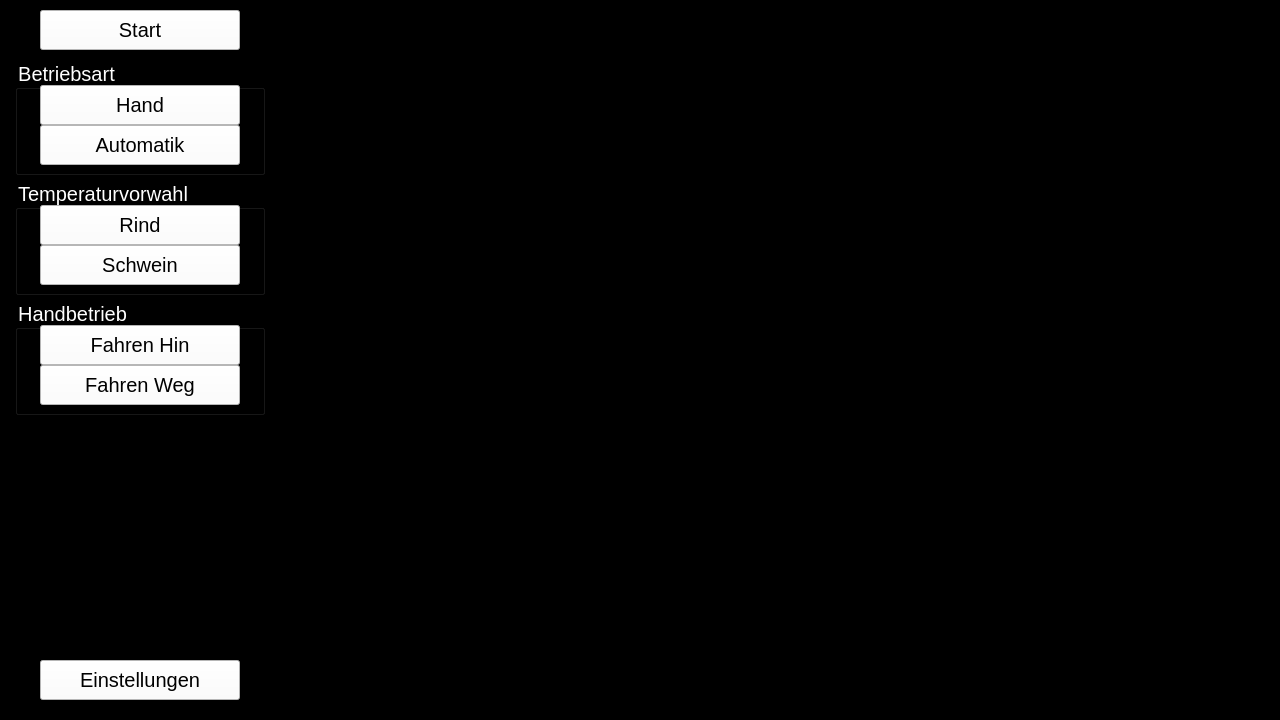
<?xml version="1.0" encoding="UTF-8"?>
<ui version="4.0">
 <class>Visualisierung_Grill</class>
 <widget class="QMainWindow" name="Visualisierung_Grill">
  <property name="geometry">
   <rect>
    <x>0</x>
    <y>0</y>
    <width>1280</width>
    <height>720</height>
   </rect>
  </property>
  <property name="windowTitle">
   <string>Visualisierung_Grill</string>
  </property>
  <property name="styleSheet">
   <string notr="true">background-color:  black;</string>
  </property>
  <widget class="QWidget" name="centralWidget">
   <property name="enabled">
    <bool>true</bool>
   </property>
   <property name="sizePolicy">
    <sizepolicy hsizetype="Fixed" vsizetype="Fixed">
     <horstretch>0</horstretch>
     <verstretch>0</verstretch>
    </sizepolicy>
   </property>
   <property name="minimumSize">
    <size>
     <width>1280</width>
     <height>720</height>
    </size>
   </property>
   <property name="autoFillBackground">
    <bool>false</bool>
   </property>
   <property name="styleSheet">
    <string notr="true"/>
   </property>
   <widget class="Grillposition" name="Spiessposition" native="true">
    <property name="geometry">
     <rect>
      <x>280</x>
      <y>0</y>
      <width>500</width>
      <height>440</height>
     </rect>
    </property>
    <property name="minimumSize">
     <size>
      <width>500</width>
      <height>440</height>
     </size>
    </property>
   </widget>
   <widget class="Diagramm" name="Temp_Verlauf" native="true">
    <property name="geometry">
     <rect>
      <x>280</x>
      <y>440</y>
      <width>1000</width>
      <height>280</height>
     </rect>
    </property>
    <property name="sizePolicy">
     <sizepolicy hsizetype="Fixed" vsizetype="Preferred">
      <horstretch>0</horstretch>
      <verstretch>0</verstretch>
     </sizepolicy>
    </property>
    <property name="minimumSize">
     <size>
      <width>1000</width>
      <height>280</height>
     </size>
    </property>
   </widget>
   <widget class="Ist_Soll_Anzeige" name="Kerntemperatur" native="true">
    <property name="geometry">
     <rect>
      <x>780</x>
      <y>220</y>
      <width>500</width>
      <height>220</height>
     </rect>
    </property>
    <property name="minimumSize">
     <size>
      <width>500</width>
      <height>220</height>
     </size>
    </property>
   </widget>
   <widget class="Ist_Soll_Anzeige" name="Aussentemperatur" native="true">
    <property name="geometry">
     <rect>
      <x>780</x>
      <y>0</y>
      <width>500</width>
      <height>220</height>
     </rect>
    </property>
    <property name="minimumSize">
     <size>
      <width>500</width>
      <height>220</height>
     </size>
    </property>
   </widget>
   <widget class="QPushButton" name="Button_Start">
    <property name="geometry">
     <rect>
      <x>40</x>
      <y>10</y>
      <width>200</width>
      <height>40</height>
     </rect>
    </property>
    <property name="font">
     <font>
      <pointsize>15</pointsize>
     </font>
    </property>
    <property name="styleSheet">
     <string notr="true">background-color: white;</string>
    </property>
    <property name="text">
     <string>Start</string>
    </property>
   </widget>
   <widget class="QPushButton" name="Button_Einstellungen">
    <property name="geometry">
     <rect>
      <x>40</x>
      <y>660</y>
      <width>200</width>
      <height>40</height>
     </rect>
    </property>
    <property name="font">
     <font>
      <pointsize>15</pointsize>
     </font>
    </property>
    <property name="styleSheet">
     <string notr="true">background-color: white;</string>
    </property>
    <property name="text">
     <string>Einstellungen</string>
    </property>
   </widget>
   <widget class="QGroupBox" name="groupBox">
    <property name="geometry">
     <rect>
      <x>15</x>
      <y>60</y>
      <width>250</width>
      <height>115</height>
     </rect>
    </property>
    <property name="palette">
     <palette>
      <active>
       <colorrole role="WindowText">
        <brush brushstyle="SolidPattern">
         <color alpha="255">
          <red>255</red>
          <green>255</green>
          <blue>255</blue>
         </color>
        </brush>
       </colorrole>
       <colorrole role="Button">
        <brush brushstyle="SolidPattern">
         <color alpha="255">
          <red>0</red>
          <green>0</green>
          <blue>0</blue>
         </color>
        </brush>
       </colorrole>
       <colorrole role="Base">
        <brush brushstyle="SolidPattern">
         <color alpha="255">
          <red>0</red>
          <green>0</green>
          <blue>0</blue>
         </color>
        </brush>
       </colorrole>
       <colorrole role="Window">
        <brush brushstyle="SolidPattern">
         <color alpha="255">
          <red>0</red>
          <green>0</green>
          <blue>0</blue>
         </color>
        </brush>
       </colorrole>
      </active>
      <inactive>
       <colorrole role="WindowText">
        <brush brushstyle="SolidPattern">
         <color alpha="255">
          <red>255</red>
          <green>255</green>
          <blue>255</blue>
         </color>
        </brush>
       </colorrole>
       <colorrole role="Button">
        <brush brushstyle="SolidPattern">
         <color alpha="255">
          <red>0</red>
          <green>0</green>
          <blue>0</blue>
         </color>
        </brush>
       </colorrole>
       <colorrole role="Base">
        <brush brushstyle="SolidPattern">
         <color alpha="255">
          <red>0</red>
          <green>0</green>
          <blue>0</blue>
         </color>
        </brush>
       </colorrole>
       <colorrole role="Window">
        <brush brushstyle="SolidPattern">
         <color alpha="255">
          <red>0</red>
          <green>0</green>
          <blue>0</blue>
         </color>
        </brush>
       </colorrole>
      </inactive>
      <disabled>
       <colorrole role="WindowText">
        <brush brushstyle="SolidPattern">
         <color alpha="255">
          <red>120</red>
          <green>120</green>
          <blue>120</blue>
         </color>
        </brush>
       </colorrole>
       <colorrole role="Button">
        <brush brushstyle="SolidPattern">
         <color alpha="255">
          <red>0</red>
          <green>0</green>
          <blue>0</blue>
         </color>
        </brush>
       </colorrole>
       <colorrole role="Base">
        <brush brushstyle="SolidPattern">
         <color alpha="255">
          <red>0</red>
          <green>0</green>
          <blue>0</blue>
         </color>
        </brush>
       </colorrole>
       <colorrole role="Window">
        <brush brushstyle="SolidPattern">
         <color alpha="255">
          <red>0</red>
          <green>0</green>
          <blue>0</blue>
         </color>
        </brush>
       </colorrole>
      </disabled>
     </palette>
    </property>
    <property name="font">
     <font>
      <pointsize>15</pointsize>
     </font>
    </property>
    <property name="title">
     <string>Betriebsart</string>
    </property>
    <widget class="QPushButton" name="Button_Hand">
     <property name="geometry">
      <rect>
       <x>25</x>
       <y>25</y>
       <width>200</width>
       <height>40</height>
      </rect>
     </property>
     <property name="font">
      <font>
       <pointsize>15</pointsize>
      </font>
     </property>
     <property name="styleSheet">
      <string notr="true">background-color: white;</string>
     </property>
     <property name="text">
      <string>Hand</string>
     </property>
    </widget>
    <widget class="QPushButton" name="Button_Automatik">
     <property name="geometry">
      <rect>
       <x>25</x>
       <y>65</y>
       <width>200</width>
       <height>40</height>
      </rect>
     </property>
     <property name="font">
      <font>
       <pointsize>15</pointsize>
      </font>
     </property>
     <property name="styleSheet">
      <string notr="true">background-color: white;</string>
     </property>
     <property name="text">
      <string>Automatik</string>
     </property>
    </widget>
    <zorder>Button_Automatik</zorder>
    <zorder>Button_Hand</zorder>
   </widget>
   <widget class="QGroupBox" name="groupBox_3">
    <property name="geometry">
     <rect>
      <x>15</x>
      <y>300</y>
      <width>250</width>
      <height>115</height>
     </rect>
    </property>
    <property name="palette">
     <palette>
      <active>
       <colorrole role="WindowText">
        <brush brushstyle="SolidPattern">
         <color alpha="255">
          <red>255</red>
          <green>255</green>
          <blue>255</blue>
         </color>
        </brush>
       </colorrole>
       <colorrole role="Button">
        <brush brushstyle="SolidPattern">
         <color alpha="255">
          <red>0</red>
          <green>0</green>
          <blue>0</blue>
         </color>
        </brush>
       </colorrole>
       <colorrole role="Base">
        <brush brushstyle="SolidPattern">
         <color alpha="255">
          <red>0</red>
          <green>0</green>
          <blue>0</blue>
         </color>
        </brush>
       </colorrole>
       <colorrole role="Window">
        <brush brushstyle="SolidPattern">
         <color alpha="255">
          <red>0</red>
          <green>0</green>
          <blue>0</blue>
         </color>
        </brush>
       </colorrole>
      </active>
      <inactive>
       <colorrole role="WindowText">
        <brush brushstyle="SolidPattern">
         <color alpha="255">
          <red>255</red>
          <green>255</green>
          <blue>255</blue>
         </color>
        </brush>
       </colorrole>
       <colorrole role="Button">
        <brush brushstyle="SolidPattern">
         <color alpha="255">
          <red>0</red>
          <green>0</green>
          <blue>0</blue>
         </color>
        </brush>
       </colorrole>
       <colorrole role="Base">
        <brush brushstyle="SolidPattern">
         <color alpha="255">
          <red>0</red>
          <green>0</green>
          <blue>0</blue>
         </color>
        </brush>
       </colorrole>
       <colorrole role="Window">
        <brush brushstyle="SolidPattern">
         <color alpha="255">
          <red>0</red>
          <green>0</green>
          <blue>0</blue>
         </color>
        </brush>
       </colorrole>
      </inactive>
      <disabled>
       <colorrole role="WindowText">
        <brush brushstyle="SolidPattern">
         <color alpha="255">
          <red>120</red>
          <green>120</green>
          <blue>120</blue>
         </color>
        </brush>
       </colorrole>
       <colorrole role="Button">
        <brush brushstyle="SolidPattern">
         <color alpha="255">
          <red>0</red>
          <green>0</green>
          <blue>0</blue>
         </color>
        </brush>
       </colorrole>
       <colorrole role="Base">
        <brush brushstyle="SolidPattern">
         <color alpha="255">
          <red>0</red>
          <green>0</green>
          <blue>0</blue>
         </color>
        </brush>
       </colorrole>
       <colorrole role="Window">
        <brush brushstyle="SolidPattern">
         <color alpha="255">
          <red>0</red>
          <green>0</green>
          <blue>0</blue>
         </color>
        </brush>
       </colorrole>
      </disabled>
     </palette>
    </property>
    <property name="font">
     <font>
      <pointsize>15</pointsize>
     </font>
    </property>
    <property name="title">
     <string>Handbetrieb</string>
    </property>
    <widget class="QPushButton" name="Button_fahren_hin">
     <property name="geometry">
      <rect>
       <x>25</x>
       <y>25</y>
       <width>200</width>
       <height>40</height>
      </rect>
     </property>
     <property name="font">
      <font>
       <pointsize>15</pointsize>
      </font>
     </property>
     <property name="styleSheet">
      <string notr="true">background-color: white;</string>
     </property>
     <property name="text">
      <string>Fahren Hin</string>
     </property>
    </widget>
    <widget class="QPushButton" name="Button_fahren_weg">
     <property name="geometry">
      <rect>
       <x>25</x>
       <y>65</y>
       <width>200</width>
       <height>40</height>
      </rect>
     </property>
     <property name="font">
      <font>
       <pointsize>15</pointsize>
      </font>
     </property>
     <property name="styleSheet">
      <string notr="true">background-color: white;</string>
     </property>
     <property name="text">
      <string>Fahren Weg</string>
     </property>
    </widget>
   </widget>
   <widget class="QGroupBox" name="groupBox_2">
    <property name="geometry">
     <rect>
      <x>15</x>
      <y>180</y>
      <width>250</width>
      <height>115</height>
     </rect>
    </property>
    <property name="palette">
     <palette>
      <active>
       <colorrole role="WindowText">
        <brush brushstyle="SolidPattern">
         <color alpha="255">
          <red>255</red>
          <green>255</green>
          <blue>255</blue>
         </color>
        </brush>
       </colorrole>
       <colorrole role="Button">
        <brush brushstyle="SolidPattern">
         <color alpha="255">
          <red>0</red>
          <green>0</green>
          <blue>0</blue>
         </color>
        </brush>
       </colorrole>
       <colorrole role="Base">
        <brush brushstyle="SolidPattern">
         <color alpha="255">
          <red>0</red>
          <green>0</green>
          <blue>0</blue>
         </color>
        </brush>
       </colorrole>
       <colorrole role="Window">
        <brush brushstyle="SolidPattern">
         <color alpha="255">
          <red>0</red>
          <green>0</green>
          <blue>0</blue>
         </color>
        </brush>
       </colorrole>
      </active>
      <inactive>
       <colorrole role="WindowText">
        <brush brushstyle="SolidPattern">
         <color alpha="255">
          <red>255</red>
          <green>255</green>
          <blue>255</blue>
         </color>
        </brush>
       </colorrole>
       <colorrole role="Button">
        <brush brushstyle="SolidPattern">
         <color alpha="255">
          <red>0</red>
          <green>0</green>
          <blue>0</blue>
         </color>
        </brush>
       </colorrole>
       <colorrole role="Base">
        <brush brushstyle="SolidPattern">
         <color alpha="255">
          <red>0</red>
          <green>0</green>
          <blue>0</blue>
         </color>
        </brush>
       </colorrole>
       <colorrole role="Window">
        <brush brushstyle="SolidPattern">
         <color alpha="255">
          <red>0</red>
          <green>0</green>
          <blue>0</blue>
         </color>
        </brush>
       </colorrole>
      </inactive>
      <disabled>
       <colorrole role="WindowText">
        <brush brushstyle="SolidPattern">
         <color alpha="255">
          <red>120</red>
          <green>120</green>
          <blue>120</blue>
         </color>
        </brush>
       </colorrole>
       <colorrole role="Button">
        <brush brushstyle="SolidPattern">
         <color alpha="255">
          <red>0</red>
          <green>0</green>
          <blue>0</blue>
         </color>
        </brush>
       </colorrole>
       <colorrole role="Base">
        <brush brushstyle="SolidPattern">
         <color alpha="255">
          <red>0</red>
          <green>0</green>
          <blue>0</blue>
         </color>
        </brush>
       </colorrole>
       <colorrole role="Window">
        <brush brushstyle="SolidPattern">
         <color alpha="255">
          <red>0</red>
          <green>0</green>
          <blue>0</blue>
         </color>
        </brush>
       </colorrole>
      </disabled>
     </palette>
    </property>
    <property name="font">
     <font>
      <pointsize>15</pointsize>
     </font>
    </property>
    <property name="title">
     <string>Temperaturvorwahl</string>
    </property>
    <widget class="QPushButton" name="Button_Rind">
     <property name="geometry">
      <rect>
       <x>25</x>
       <y>25</y>
       <width>200</width>
       <height>40</height>
      </rect>
     </property>
     <property name="font">
      <font>
       <pointsize>15</pointsize>
      </font>
     </property>
     <property name="styleSheet">
      <string notr="true">background-color: white;</string>
     </property>
     <property name="text">
      <string>Rind</string>
     </property>
    </widget>
    <widget class="QPushButton" name="Button_Schwein">
     <property name="geometry">
      <rect>
       <x>25</x>
       <y>65</y>
       <width>200</width>
       <height>40</height>
      </rect>
     </property>
     <property name="font">
      <font>
       <pointsize>15</pointsize>
      </font>
     </property>
     <property name="styleSheet">
      <string notr="true">background-color: white;</string>
     </property>
     <property name="text">
      <string>Schwein</string>
     </property>
    </widget>
   </widget>
   <widget class="Status_Anzeige" name="widget" native="true">
    <property name="geometry">
     <rect>
      <x>40</x>
      <y>439</y>
      <width>200</width>
      <height>200</height>
     </rect>
    </property>
   </widget>
   <zorder>Temp_Verlauf</zorder>
   <zorder>Aussentemperatur</zorder>
   <zorder>Button_Start</zorder>
   <zorder>Button_Einstellungen</zorder>
   <zorder>groupBox</zorder>
   <zorder>groupBox_3</zorder>
   <zorder>groupBox_2</zorder>
   <zorder>widget</zorder>
   <zorder>Spiessposition</zorder>
   <zorder>Kerntemperatur</zorder>
  </widget>
 </widget>
 <layoutdefault spacing="6" margin="11"/>
 <customwidgets>
  <customwidget>
   <class>Status_Anzeige</class>
   <extends>QWidget</extends>
   <header>status_anzeige.h</header>
   <container>1</container>
  </customwidget>
  <customwidget>
   <class>Diagramm</class>
   <extends>QWidget</extends>
   <header>diagramm.h</header>
   <container>1</container>
  </customwidget>
  <customwidget>
   <class>Grillposition</class>
   <extends>QWidget</extends>
   <header>grillposition.h</header>
   <container>1</container>
  </customwidget>
  <customwidget>
   <class>Ist_Soll_Anzeige</class>
   <extends>QWidget</extends>
   <header>ist_soll_anzeige.h</header>
   <container>1</container>
  </customwidget>
 </customwidgets>
 <resources/>
 <connections/>
</ui>
